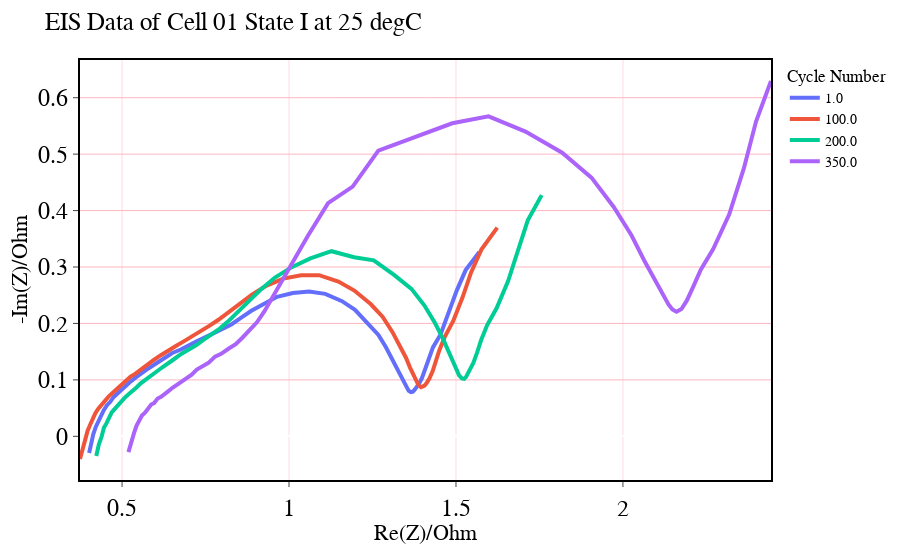
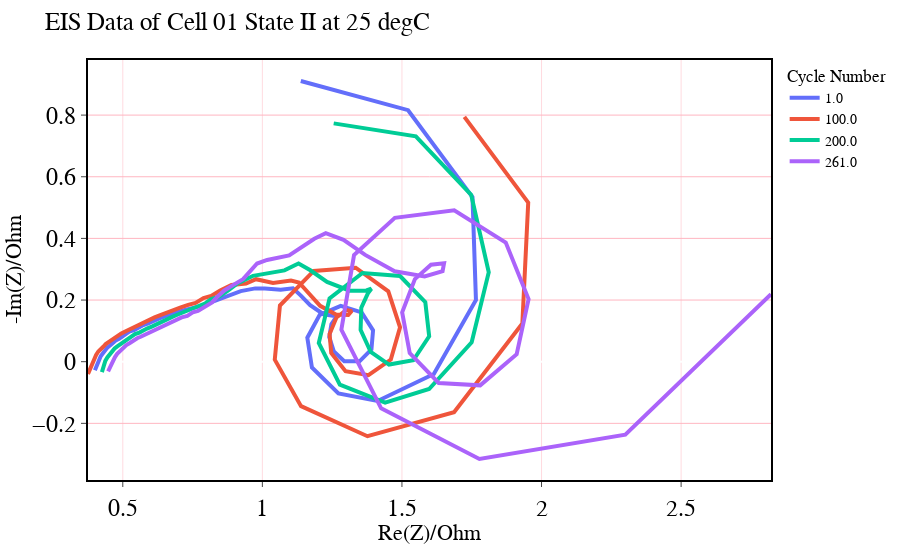
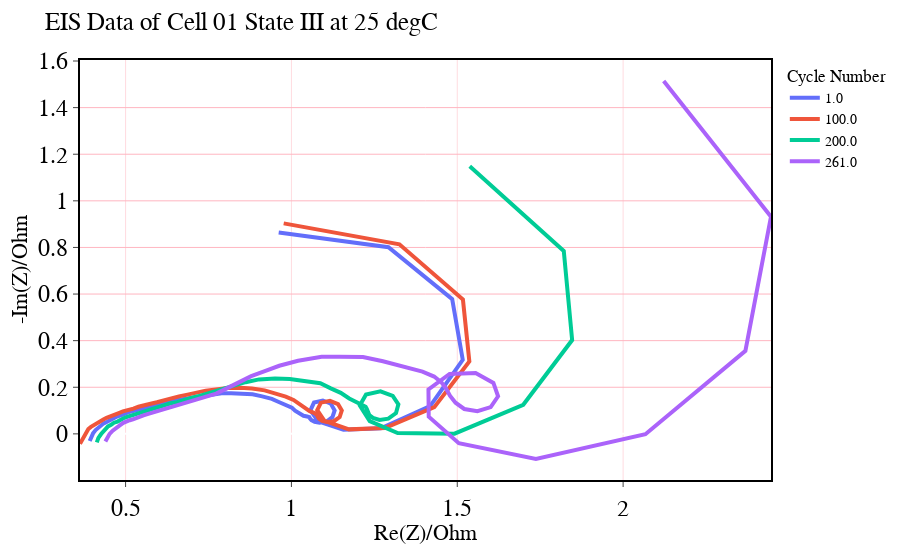
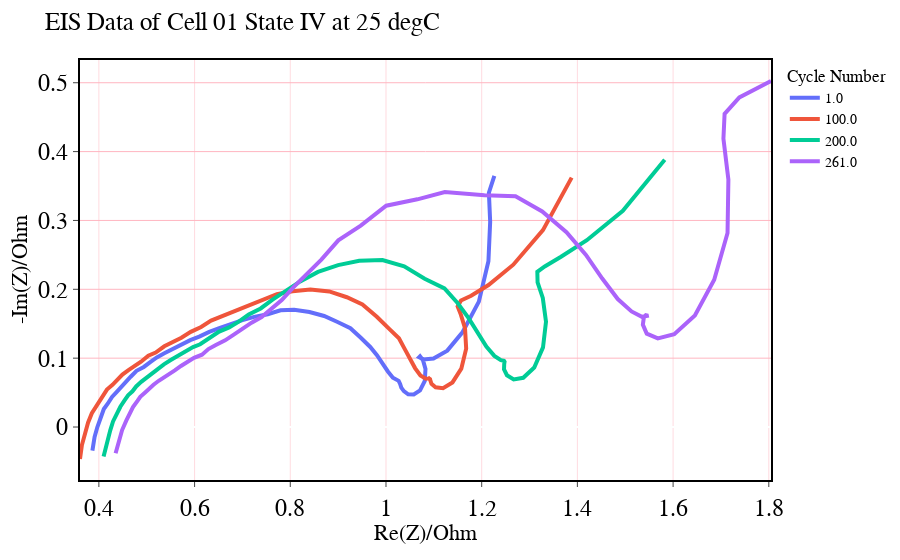

Notebook code for these charts, in order:
### Markdown cell above
### **Plotting the Data of cell 01 at 25 degC**

### Code cell
states = ['I', 'II', 'III', 'IV', 'V', 'VI', 'VII', 'VIII', 'IX']

for state in states:
    filename = f"EIS_state_{state}_25C01.txt"
    if filename in data_dict:
        plot_EIS_data(state, 25, 1, data_dict)
    else:
        print(f"No data available for state {state}")
